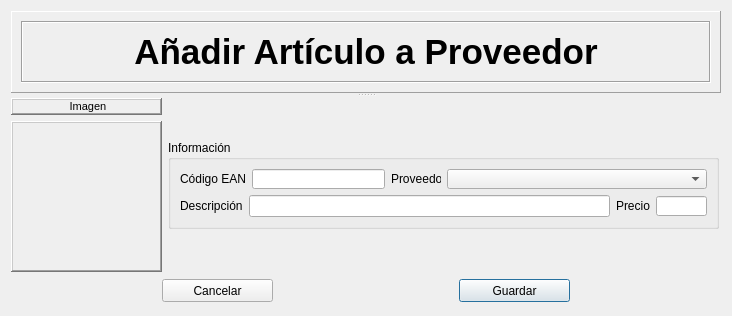
<?xml version="1.0" encoding="UTF-8"?>
<ui version="4.0">
 <class>DialogAnyadirArticuloProveedor</class>
 <widget class="QDialog" name="DialogAnyadirArticuloProveedor">
  <property name="geometry">
   <rect>
    <x>0</x>
    <y>0</y>
    <width>732</width>
    <height>316</height>
   </rect>
  </property>
  <property name="windowTitle">
   <string>Dialog</string>
  </property>
  <layout class="QGridLayout" name="gridLayout_3">
   <item row="0" column="0">
    <widget class="QSplitter" name="splitter">
     <property name="orientation">
      <enum>Qt::Vertical</enum>
     </property>
     <widget class="QFrame" name="frame">
      <property name="sizePolicy">
       <sizepolicy hsizetype="Preferred" vsizetype="Fixed">
        <horstretch>0</horstretch>
        <verstretch>0</verstretch>
       </sizepolicy>
      </property>
      <property name="minimumSize">
       <size>
        <width>0</width>
        <height>82</height>
       </size>
      </property>
      <property name="maximumSize">
       <size>
        <width>16777215</width>
        <height>82</height>
       </size>
      </property>
      <property name="frameShape">
       <enum>QFrame::Panel</enum>
      </property>
      <property name="frameShadow">
       <enum>QFrame::Raised</enum>
      </property>
      <layout class="QVBoxLayout" name="verticalLayout">
       <item>
        <widget class="QFrame" name="frame_2">
         <property name="frameShape">
          <enum>QFrame::Box</enum>
         </property>
         <property name="frameShadow">
          <enum>QFrame::Sunken</enum>
         </property>
         <layout class="QGridLayout" name="gridLayout">
          <item row="0" column="0">
           <widget class="QLabel" name="label">
            <property name="text">
             <string>&lt;!DOCTYPE HTML PUBLIC &quot;-//W3C//DTD HTML 4.0//EN&quot; &quot;http://www.w3.org/TR/REC-html40/strict.dtd&quot;&gt;
&lt;html&gt;&lt;head&gt;&lt;meta name=&quot;qrichtext&quot; content=&quot;1&quot; /&gt;&lt;style type=&quot;text/css&quot;&gt;
p, li { white-space: pre-wrap; }
&lt;/style&gt;&lt;/head&gt;&lt;body style=&quot; font-family:'MS Shell Dlg 2'; font-size:8.25pt; font-weight:400; font-style:normal;&quot;&gt;
&lt;p align=&quot;center&quot; style=&quot; margin-top:0px; margin-bottom:0px; margin-left:0px; margin-right:0px; -qt-block-indent:0; text-indent:0px;&quot;&gt;&lt;span style=&quot; font-size:26pt; font-weight:600;&quot;&gt;Añadir Artículo a Proveedor&lt;/span&gt;&lt;/p&gt;&lt;/body&gt;&lt;/html&gt;</string>
            </property>
           </widget>
          </item>
         </layout>
        </widget>
       </item>
      </layout>
     </widget>
     <widget class="QWidget" name="layoutWidget">
      <layout class="QVBoxLayout" name="verticalLayout_4">
       <item>
        <layout class="QHBoxLayout" name="horizontalLayout_8">
         <item>
          <layout class="QVBoxLayout" name="verticalLayout_2">
           <item>
            <widget class="QLabel" name="label_6">
             <property name="sizePolicy">
              <sizepolicy hsizetype="Fixed" vsizetype="Fixed">
               <horstretch>0</horstretch>
               <verstretch>0</verstretch>
              </sizepolicy>
             </property>
             <property name="minimumSize">
              <size>
               <width>151</width>
               <height>17</height>
              </size>
             </property>
             <property name="maximumSize">
              <size>
               <width>151</width>
               <height>17</height>
              </size>
             </property>
             <property name="frameShape">
              <enum>QFrame::WinPanel</enum>
             </property>
             <property name="frameShadow">
              <enum>QFrame::Raised</enum>
             </property>
             <property name="text">
              <string>&lt;!DOCTYPE HTML PUBLIC &quot;-//W3C//DTD HTML 4.0//EN&quot; &quot;http://www.w3.org/TR/REC-html40/strict.dtd&quot;&gt;
&lt;html&gt;&lt;head&gt;&lt;meta name=&quot;qrichtext&quot; content=&quot;1&quot; /&gt;&lt;style type=&quot;text/css&quot;&gt;
p, li { white-space: pre-wrap; }
&lt;/style&gt;&lt;/head&gt;&lt;body style=&quot; font-family:'MS Shell Dlg 2'; font-size:8.25pt; font-weight:400; font-style:normal;&quot;&gt;
&lt;p align=&quot;center&quot; style=&quot; margin-top:0px; margin-bottom:0px; margin-left:0px; margin-right:0px; -qt-block-indent:0; text-indent:0px;&quot;&gt;&lt;span style=&quot; font-size:8pt;&quot;&gt;Imagen&lt;/span&gt;&lt;/p&gt;&lt;/body&gt;&lt;/html&gt;</string>
             </property>
            </widget>
           </item>
           <item>
            <widget class="QLabel" name="lbImagen">
             <property name="sizePolicy">
              <sizepolicy hsizetype="Fixed" vsizetype="Fixed">
               <horstretch>0</horstretch>
               <verstretch>0</verstretch>
              </sizepolicy>
             </property>
             <property name="minimumSize">
              <size>
               <width>151</width>
               <height>151</height>
              </size>
             </property>
             <property name="maximumSize">
              <size>
               <width>151</width>
               <height>151</height>
              </size>
             </property>
             <property name="frameShape">
              <enum>QFrame::WinPanel</enum>
             </property>
             <property name="frameShadow">
              <enum>QFrame::Raised</enum>
             </property>
             <property name="text">
              <string/>
             </property>
             <property name="textFormat">
              <enum>Qt::AutoText</enum>
             </property>
            </widget>
           </item>
          </layout>
         </item>
         <item>
          <widget class="QGroupBox" name="groupBox">
           <property name="sizePolicy">
            <sizepolicy hsizetype="Fixed" vsizetype="Fixed">
             <horstretch>0</horstretch>
             <verstretch>0</verstretch>
            </sizepolicy>
           </property>
           <property name="minimumSize">
            <size>
             <width>551</width>
             <height>89</height>
            </size>
           </property>
           <property name="maximumSize">
            <size>
             <width>551</width>
             <height>89</height>
            </size>
           </property>
           <property name="title">
            <string>Información</string>
           </property>
           <layout class="QGridLayout" name="gridLayout_2">
            <item row="0" column="0">
             <layout class="QVBoxLayout" name="verticalLayout_3">
              <item>
               <layout class="QHBoxLayout" name="horizontalLayout_6">
                <item>
                 <layout class="QHBoxLayout" name="horizontalLayout_5">
                  <item>
                   <widget class="QLabel" name="label_8">
                    <property name="text">
                     <string>Código EAN</string>
                    </property>
                   </widget>
                  </item>
                  <item>
                   <widget class="QLineEdit" name="leCodEAN">
                    <property name="sizePolicy">
                     <sizepolicy hsizetype="Fixed" vsizetype="Fixed">
                      <horstretch>0</horstretch>
                      <verstretch>0</verstretch>
                     </sizepolicy>
                    </property>
                    <property name="minimumSize">
                     <size>
                      <width>133</width>
                      <height>20</height>
                     </size>
                    </property>
                    <property name="maximumSize">
                     <size>
                      <width>133</width>
                      <height>20</height>
                     </size>
                    </property>
                    <property name="maxLength">
                     <number>20</number>
                    </property>
                   </widget>
                  </item>
                 </layout>
                </item>
                <item>
                 <layout class="QHBoxLayout" name="horizontalLayout_4">
                  <item>
                   <widget class="QLabel" name="label_2">
                    <property name="sizePolicy">
                     <sizepolicy hsizetype="Fixed" vsizetype="Fixed">
                      <horstretch>0</horstretch>
                      <verstretch>0</verstretch>
                     </sizepolicy>
                    </property>
                    <property name="minimumSize">
                     <size>
                      <width>50</width>
                      <height>13</height>
                     </size>
                    </property>
                    <property name="maximumSize">
                     <size>
                      <width>50</width>
                      <height>13</height>
                     </size>
                    </property>
                    <property name="text">
                     <string>Proveedor</string>
                    </property>
                   </widget>
                  </item>
                  <item>
                   <widget class="QComboBox" name="cbProveedorArticulo">
                    <property name="sizePolicy">
                     <sizepolicy hsizetype="Expanding" vsizetype="Fixed">
                      <horstretch>0</horstretch>
                      <verstretch>0</verstretch>
                     </sizepolicy>
                    </property>
                    <property name="minimumSize">
                     <size>
                      <width>0</width>
                      <height>20</height>
                     </size>
                    </property>
                    <property name="maximumSize">
                     <size>
                      <width>16777215</width>
                      <height>20</height>
                     </size>
                    </property>
                   </widget>
                  </item>
                 </layout>
                </item>
               </layout>
              </item>
              <item>
               <layout class="QHBoxLayout" name="horizontalLayout_7">
                <item>
                 <layout class="QHBoxLayout" name="horizontalLayout_2">
                  <item>
                   <widget class="QLabel" name="label_9">
                    <property name="text">
                     <string>Descripción</string>
                    </property>
                   </widget>
                  </item>
                  <item>
                   <widget class="QLineEdit" name="leDescripcion">
                    <property name="maxLength">
                     <number>200</number>
                    </property>
                   </widget>
                  </item>
                 </layout>
                </item>
                <item>
                 <layout class="QHBoxLayout" name="horizontalLayout_3">
                  <item>
                   <widget class="QLabel" name="label_4">
                    <property name="sizePolicy">
                     <sizepolicy hsizetype="Fixed" vsizetype="Fixed">
                      <horstretch>0</horstretch>
                      <verstretch>0</verstretch>
                     </sizepolicy>
                    </property>
                    <property name="text">
                     <string>Precio</string>
                    </property>
                   </widget>
                  </item>
                  <item>
                   <widget class="QLineEdit" name="lePrecio">
                    <property name="sizePolicy">
                     <sizepolicy hsizetype="Fixed" vsizetype="Fixed">
                      <horstretch>0</horstretch>
                      <verstretch>0</verstretch>
                     </sizepolicy>
                    </property>
                    <property name="minimumSize">
                     <size>
                      <width>51</width>
                      <height>20</height>
                     </size>
                    </property>
                    <property name="maximumSize">
                     <size>
                      <width>51</width>
                      <height>20</height>
                     </size>
                    </property>
                    <property name="maxLength">
                     <number>10</number>
                    </property>
                   </widget>
                  </item>
                 </layout>
                </item>
               </layout>
              </item>
             </layout>
            </item>
           </layout>
          </widget>
         </item>
        </layout>
       </item>
       <item>
        <layout class="QHBoxLayout" name="horizontalLayout">
         <item>
          <spacer name="horizontalSpacer_4">
           <property name="orientation">
            <enum>Qt::Horizontal</enum>
           </property>
           <property name="sizeHint" stdset="0">
            <size>
             <width>40</width>
             <height>20</height>
            </size>
           </property>
          </spacer>
         </item>
         <item>
          <widget class="QPushButton" name="pbCancelar">
           <property name="sizePolicy">
            <sizepolicy hsizetype="Fixed" vsizetype="Fixed">
             <horstretch>0</horstretch>
             <verstretch>0</verstretch>
            </sizepolicy>
           </property>
           <property name="minimumSize">
            <size>
             <width>111</width>
             <height>23</height>
            </size>
           </property>
           <property name="maximumSize">
            <size>
             <width>111</width>
             <height>23</height>
            </size>
           </property>
           <property name="text">
            <string>Cancelar</string>
           </property>
          </widget>
         </item>
         <item>
          <spacer name="horizontalSpacer_3">
           <property name="orientation">
            <enum>Qt::Horizontal</enum>
           </property>
           <property name="sizeHint" stdset="0">
            <size>
             <width>180</width>
             <height>20</height>
            </size>
           </property>
          </spacer>
         </item>
         <item>
          <widget class="QPushButton" name="pbGuardar">
           <property name="sizePolicy">
            <sizepolicy hsizetype="Fixed" vsizetype="Fixed">
             <horstretch>0</horstretch>
             <verstretch>0</verstretch>
            </sizepolicy>
           </property>
           <property name="minimumSize">
            <size>
             <width>111</width>
             <height>23</height>
            </size>
           </property>
           <property name="maximumSize">
            <size>
             <width>111</width>
             <height>23</height>
            </size>
           </property>
           <property name="text">
            <string>Guardar</string>
           </property>
           <property name="default">
            <bool>true</bool>
           </property>
          </widget>
         </item>
         <item>
          <spacer name="horizontalSpacer_5">
           <property name="orientation">
            <enum>Qt::Horizontal</enum>
           </property>
           <property name="sizeHint" stdset="0">
            <size>
             <width>40</width>
             <height>20</height>
            </size>
           </property>
          </spacer>
         </item>
        </layout>
       </item>
      </layout>
     </widget>
    </widget>
   </item>
  </layout>
 </widget>
 <resources/>
 <connections/>
</ui>
